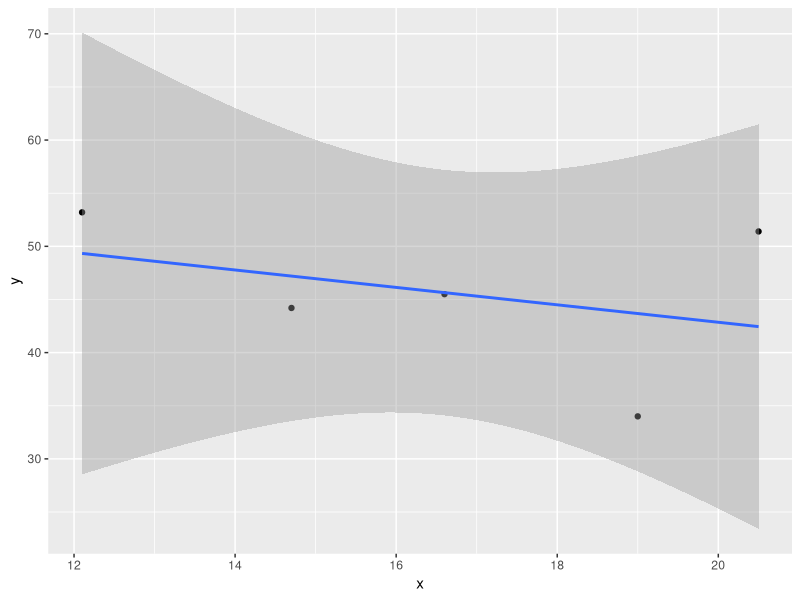

This chart was generated by the following R code:
library(ggplot2)
x <- c(12.1,
       14.7,
       20.5,
       16.6,
       19.0)
y <- c(53.2,
       44.2,
       51.4,
       45.5,
       34.0)
df1 <-  data.frame(x,y)

cor.test(x,y) # -0.3636188 

image1 <- ggplot(df1,aes(x,y))+
  geom_point()+
  geom_smooth(method = "lm")

ggsave("./04_basic_statistic/cor_test_4_2_by_R.png",image1)
  